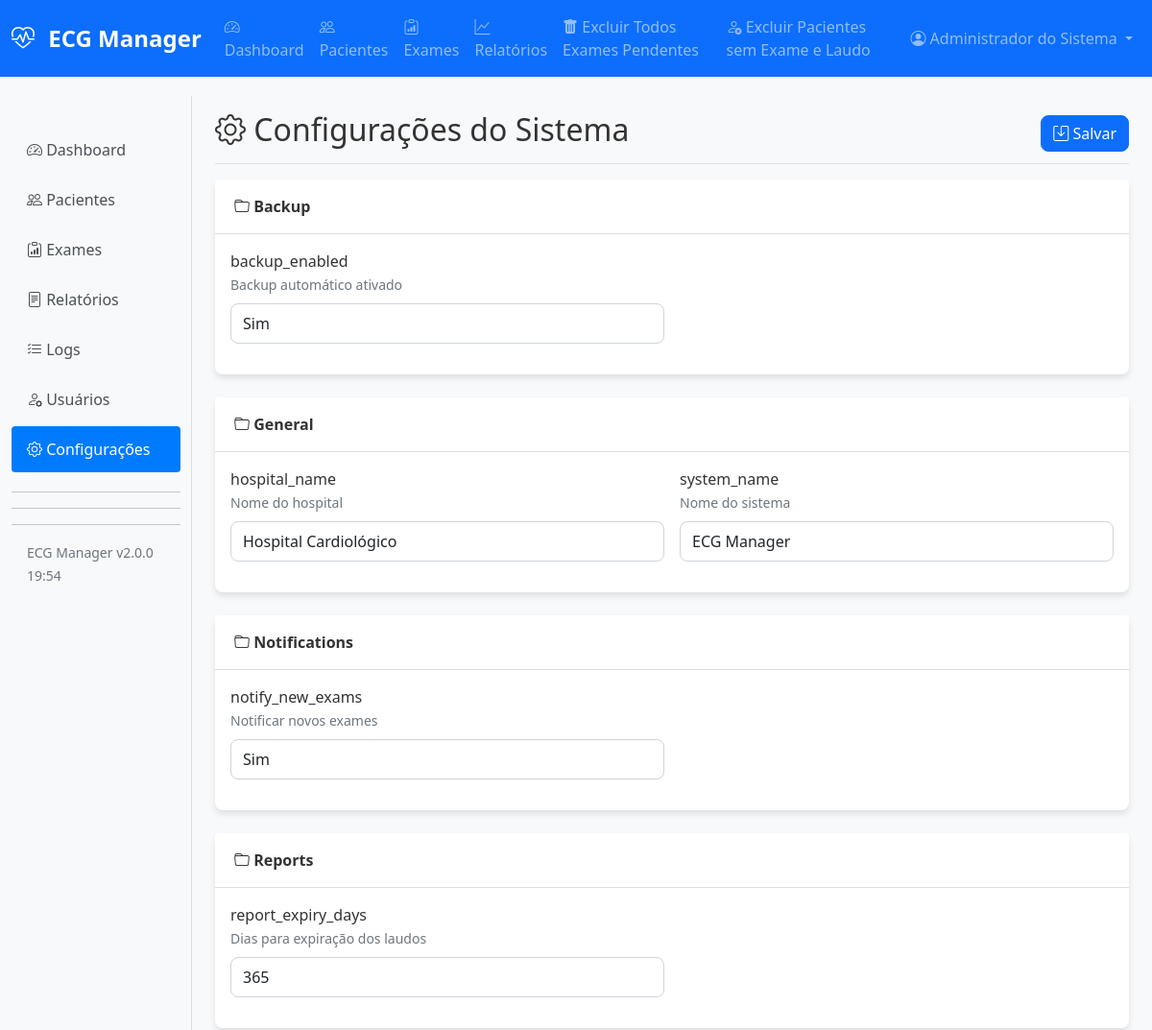
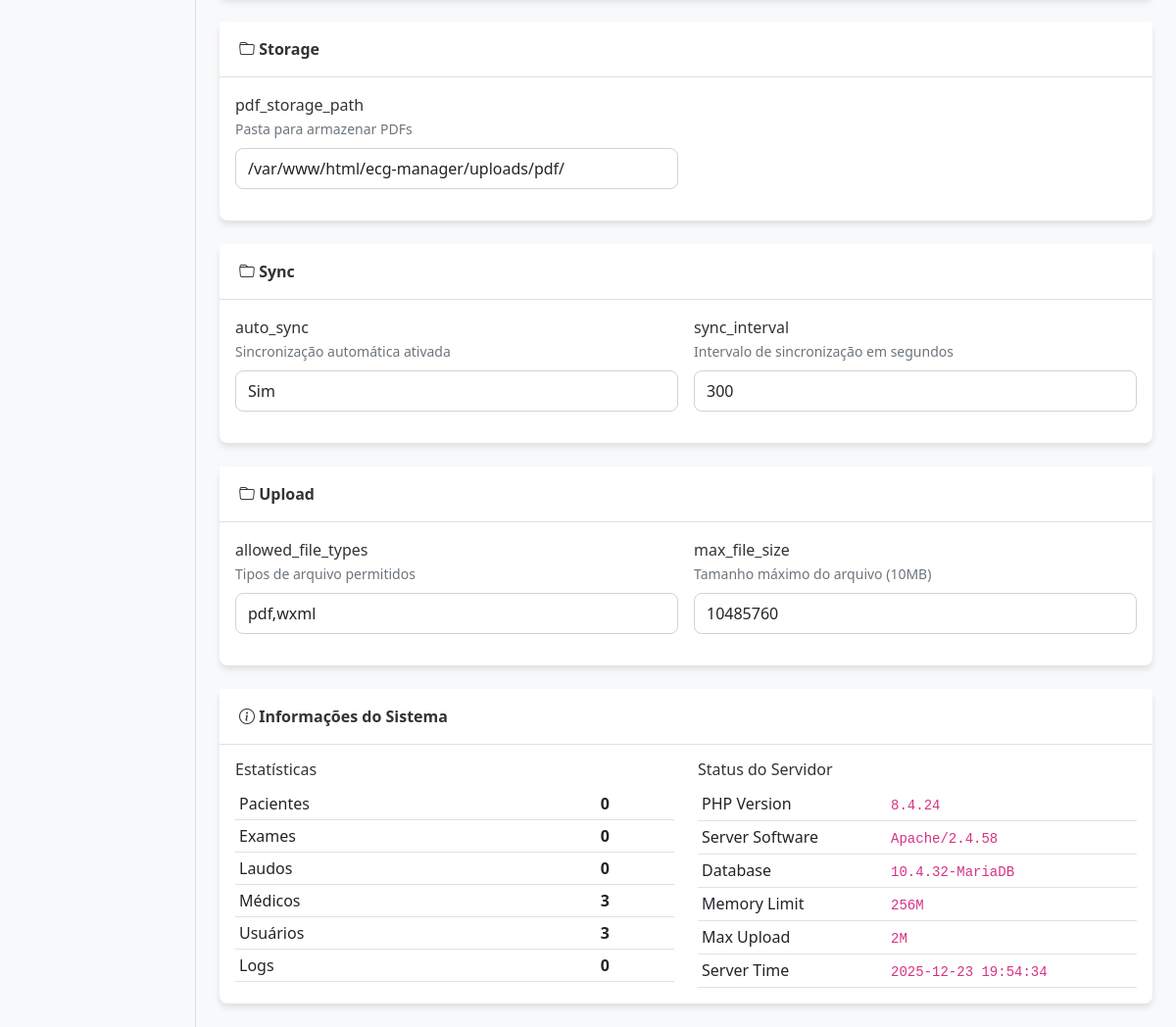
The app's page /dashboard/settings.php (signed in) with its own data (2 pictures, top to bottom).
### tables this page shows
CREATE TABLE system_settings (
    id INT PRIMARY KEY AUTO_INCREMENT,
    setting_key VARCHAR(100) UNIQUE NOT NULL,
    setting_value TEXT,
    setting_type ENUM('string', 'integer', 'boolean', 'json', 'array') DEFAULT 'string',
    category VARCHAR(50),
    description TEXT,
    created_at TIMESTAMP DEFAULT CURRENT_TIMESTAMP,
    updated_at TIMESTAMP DEFAULT CURRENT_TIMESTAMP ON UPDATE CURRENT_TIMESTAMP,
    INDEX idx_setting_key (setting_key),
    INDEX idx_category (category)
);

### includes/Database.class.php (called while the page is built, shortened)
<?php
class Database {
    private static $instance = null;
    private $connection;
    private function __construct() {
        $config = require __DIR__ . '/../config/database.php';
        $this->connection = new mysqli(
            $config['host'],
            $config['username'],
            $config['password'],
            $config['database'],
            $config['port']
        );
        $this->connection->set_charset($config['charset']);
    }
    public static function getInstance() {
        if (self::$instance === null) {
            self::$instance = new self();
        }
        return self::$instance;
    }
    public function getConnection() {
        return $this->connection;
    }
    public function query($sql) {
        $result = $this->connection->query($sql);
        return $result;
    }
}
?>

### config/database.php (called while the page is built)
<?php
return [
    'host' => 'localhost',
    'username' => 'ecg_user',
    'password' => 'manager',
    'database' => 'ecg_manager',
    'port' => 3306,
    'charset' => 'utf8mb4'
];
?>

### dashboard/settings.php (the view, shortened to what this page needs)
<?php
require_once '../config/database.php';
require_once '../includes/Database.class.php';
$db = Database::getInstance();
$settings = $db->query("SELECT * FROM system_settings ORDER BY category, setting_key");
$settingsByCategory = [];
while ($setting = $settings->fetch_assoc()) {
    $category = $setting['category'] ?: 'outros';
    if (!isset($settingsByCategory[$category])) {
        $settingsByCategory[$category] = [];
    }
    $settingsByCategory[$category][] = $setting;
}
?>
<!DOCTYPE html>
<html lang="pt-BR">
<head>
    <link href="https://cdn.jsdelivr.net/npm/bootstrap@5.1.3/dist/css/bootstrap.min.css" rel="stylesheet">
    <link href="https://cdn.jsdelivr.net/npm/bootstrap-icons@1.8.1/font/bootstrap-icons.css" rel="stylesheet">
    <link href="../assets/css/style.css" rel="stylesheet">
</head>
<body>
    <?php include '../includes/navbar.php'; ?>
    <div class="container-fluid mt-4">
        <div class="row">
            <?php include '../includes/sidebar.php'; ?>
            <main class="col-md-9 col-lg-10 px-md-4">
                <div class="d-flex justify-content-between flex-wrap flex-md-nowrap align-items-center pt-3 pb-2 mb-3 border-bottom">
                    <h1 class="h2">
                        <i class="bi bi-gear"></i> Configurações do Sistema
                    </h1>
                    <div class="btn-toolbar mb-2 mb-md-0">
                        <button type="submit" form="settingsForm" class="btn btn-primary">
                            <i class="bi bi-save"></i> Salvar
                        </button>
                    </div>
                </div>
                <form method="POST" action="" id="settingsForm">
                    <?php foreach ($settingsByCategory as $category => $categorySettings): ?>
                    <div class="card mb-4">
                        <div class="card-header">
                            <i class="bi bi-folder"></i>
                            <?php echo ucfirst($category); ?>
                        </div>
                        <div class="card-body">
                            <div class="row g-3">
                                <?php foreach ($categorySettings as $setting): ?>
                                <div class="col-md-6">
                                    <div class="mb-3">
                                        <label for="setting_<?php echo $setting['setting_key']; ?>"
                                               class="form-label">
                                            <?php echo $setting['setting_key']; ?>
                                            <?php if ($setting['description']): ?>
                                            <br><small class="text-muted"><?php echo $setting['description']; ?></small>
                                            <?php endif; ?>
                                        </label>
                                        <?php if ($setting['setting_type'] === 'boolean'): ?>
                                        <select class="form-control"
                                                id="setting_<?php echo $setting['setting_key']; ?>"
                                                name="settings[<?php echo $setting['setting_key']; ?>]">
                                            <option value="true" <?php echo $setting['setting_value'] === 'true' ? 'selected' : ''; ?>>Sim</option>
                                        </select>
                                        <?php elseif ($setting['setting_type'] === 'integer'): ?>
                                        <input type="number" class="form-control"
                                               id="setting_<?php echo $setting['setting_key']; ?>"
                                               name="settings[<?php echo $setting['setting_key']; ?>]"
                                               value="<?php echo htmlspecialchars($setting['setting_value']); ?>">
                                        <?php else: ?>
                                        <input type="text" class="form-control"
                                               id="setting_<?php echo $setting['setting_key']; ?>"
                                               name="settings[<?php echo $setting['setting_key']; ?>]"
                                               value="<?php echo htmlspecialchars($setting['setting_value']); ?>">
                                        <?php endif; ?>
                                    </div>
                                </div>
                                <?php endforeach; ?>
                            </div>
                        </div>
                    </div>
                    <?php endforeach; ?>
                </form>
                <div class="card">
                    <div class="card-header">
                        <i class="bi bi-info-circle"></i> Informações do Sistema
                    </div>
                    <div class="card-body">
                        <div class="row">
                            <div class="col-md-6">
                                <h6>Estatísticas</h6>
                                <table class="table table-sm">
                                    <?php
                                    $stats = [
                                        'Pacientes' => $db->query("SELECT COUNT(*) FROM patients")->fetch_row()[0],
                                        'Exames' => $db->query("SELECT COUNT(*) FROM exams")->fetch_row()[0],
                                        'Laudos' => $db->query("SELECT COUNT(*) FROM pdf_reports")->fetch_row()[0],
                                        'Médicos' => $db->query("SELECT COUNT(*) FROM doctors")->fetch_row()[0],
                                        'Usuários' => $db->query("SELECT COUNT(*) FROM users")->fetch_row()[0],
                                        'Logs' => $db->query("SELECT COUNT(*) FROM sync_logs")->fetch_row()[0]
                                    ];
                                    foreach ($stats as $label => $value):
                                    ?>
                                    <tr>
                                        <td><?php echo $label; ?></td>
                                        <td><strong><?php echo $value; ?></strong></td>
                                    </tr>
                                    <?php endforeach; ?>
                                </table>
                            </div>
                            <div class="col-md-6">
                                <h6>Status do Servidor</h6>
                                <table class="table table-sm">
                                    <tr>
                                        <td>PHP Version</td>
                                        <td><code><?php echo phpversion(); ?></code></td>
                                    </tr>
                                    <tr>
                                        <td>Server Software</td>
                                        <td><code><?php echo $_SERVER['SERVER_SOFTWARE']; ?></code></td>
                                    </tr>
                                    <tr>
                                        <td>Database</td>
                                        <td><code><?php echo $db->getConnection()->server_info; ?></code></td>
                                    </tr>
                                    <tr>
                                        <td>Memory Limit</td>
                                        <td><code><?php echo ini_get('memory_limit'); ?></code></td>
                                    </tr>
                                    <tr>
                                        <td>Max Upload</td>
                                        <td><code><?php echo ini_get('upload_max_filesize'); ?></code></td>
                                    </tr>
                                    <tr>
                                        <td>Server Time</td>
                                        <td><code><?php echo date('Y-m-d H:i:s'); ?></code></td>
                                    </tr>
                                </table>
                            </div>
                        </div>
                    </div>
                </div>
            </main>
        </div>
    </div>
</body>
</html>

### records on screen
system_settings: setting_key "backup_enabled", description "Backup automático ativado", setting_value+setting_key "Sim"
system_settings: setting_key "hospital_name", description "Nome do hospital", setting_value "Hospital Cardiológico"
system_settings: setting_key "system_name", description "Nome do sistema", setting_value "ECG Manager"
system_settings: setting_key "notify_new_exams", description "Notificar novos exames", setting_value+setting_key "Sim"
system_settings: setting_key "report_expiry_days", description "Dias para expiração dos laudos", setting_value "365"
system_settings: setting_key "pdf_storage_path", description "Pasta para armazenar PDFs", setting_value "/var/www/html/ecg-manager/uploads/pdf/"
system_settings: setting_key "auto_sync", description "Sincronização automática ativada", setting_value+setting_key "Sim"
system_settings: setting_key "sync_interval", description "Intervalo de sincronização em segundos", setting_value "300"
system_settings: category "Upload", setting_key "max_file_size", description "Tamanho máximo do arquivo (10MB)", setting_value "10485760"
system_settings: setting_key "allowed_file_types", description "Tipos de arquivo permitidos", setting_value "pdf,wxml"

### other values on screen
$_SESSION['full_name'] "Administrador do Sistema"
$category "Backup"
$category "General"
$category "Notifications"
$category "Reports"
$category "Storage"
$category "Sync"
$label "Pacientes"
$value "0"
$label "Exames"
$label "Laudos"
$label "Médicos"
$value "3"
$label "Usuários"
$label "Logs"
